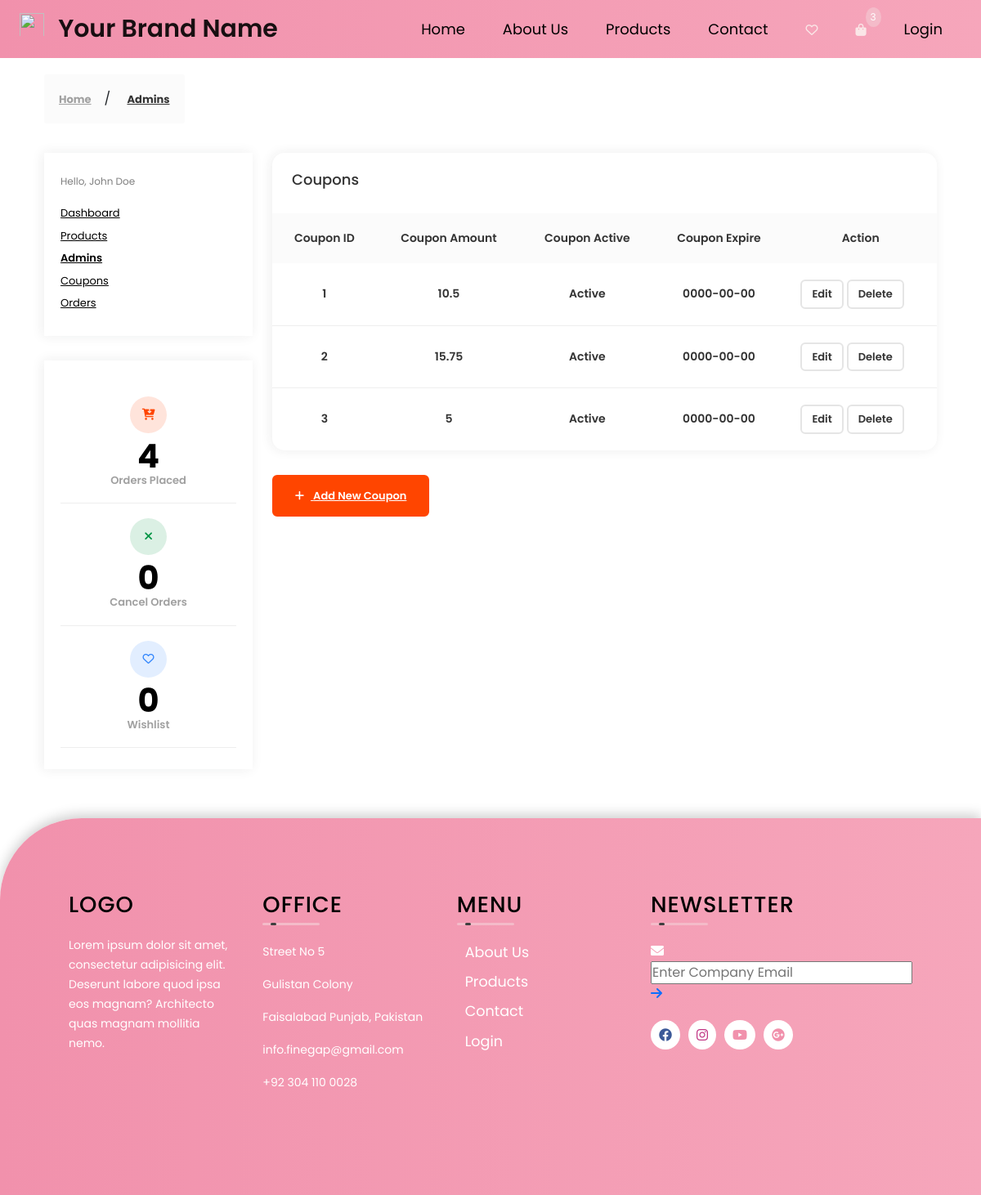
The app's page /dash-coupons.php with its own data.
### tables this page shows
CREATE TABLE IF NOT EXISTS `coupons` (
  `coupon_ID` int NOT NULL AUTO_INCREMENT,
  `coupon_amount` float NOT NULL,
  `coupon_value` varchar(5) NOT NULL,
  `coupon_expire` date NOT NULL,
  `created_at` timestamp NULL DEFAULT NULL,
  `updated_at` timestamp NULL DEFAULT NULL,
  PRIMARY KEY (`coupon_ID`)
);

### show_admin.php (called while the page is built, shortened)
<?php
class coupons {
  function showCoupons(){
    $dbInstance = Database::getInstance();
    $conn = $dbInstance->getConnection();
    $sql = "SELECT * FROM Coupons;";
    $start = $conn->query($sql);
    if ($start) {
        $row = $start->fetchAll(PDO::FETCH_ASSOC);
        return  $row;
    }else {
        echo "0 results";
   }
  }
}
?>

### dash-coupons.php (the view, shortened to what this page needs)
<!DOCTYPE html>
<html class="no-js" lang="en">
<head>
    <link rel="stylesheet" href="css/vendor.css">
    <link rel="stylesheet" href="css/utility.css">
    <link rel="stylesheet" href="new_css.css">
    <link rel="stylesheet" href="css/style.css">
    <link rel="stylesheet" href="css/app.css">
    <link href="https://cdn.jsdelivr.net/npm/bootstrap@5.3.3/dist/css/bootstrap.min.css" rel="stylesheet">
</head>
<body class="config">
    <div id="app">
        <?php include('navbar.php');?>
        <div class="app-content">
            <div class="u-s-p-y-20">
                <div class="section__content">
                    <div class="container">
                        <div class="breadcrumb">
                            <div class="breadcrumb__wrap">
                                <ul class="breadcrumb__list">
                                    <li class="has-separator">
                                        <a href="index.html">Home</a></li>
                                    <li class="is-marked">
                                        <a href="dash-address-book.php">Admins</a></li>
                                </ul>
                            </div>
                        </div>
                    </div>
                </div>
            </div>
            <div class="u-s-p-b-60">
                <div class="section__content">
                    <div class="dash">
                        <div class="container">
                            <div class="row">
                                <div class="col-lg-3 col-md-12">
                                    <?php
                                    include('dashboard_features.php');
                                    ?>
                                </div>
                                <div class="col-lg-9 col-md-12">
                                    <div class="dash__box dash__box--shadow dash__box--bg-white dash__box--radius u-s-m-b-30">
                                    <div class="dash__pad-2">
                                            <div class="dash__address-header">
                                                <h1 class="dash__h1">Coupons</h1>
                                            </div>
                                        </div>
                                        <div class="dash__table">
                                            <table class="dash__table">
                                                <thead>
                                                    <tr>
                                                        <th>Coupon ID</th>
                                                        <th>Coupon Amount</th>
                                                        <th>Coupon Active</th>
                                                        <th>Coupon Expire</th>
                                                        <th>Action</th>
                                                    </tr>
                                                </thead>
                                                <tbody>
                                                <?php
                                                include('show_admin.php');
                                                $coupons = new coupons();
                                                $coupons_row = $coupons->showCoupons();
                                                  foreach($coupons_row as $coupon){
                                                    echo "  <tr>
                                                         <form method='POST' action='dash-coupon-edit.php'>
                                                            <th>".$coupon['coupon_ID']."<input type='hidden' value='".$coupon['coupon_ID']."' name='coupon_ID''></th>
                                                            <th>".$coupon['coupon_amount']."<input type='hidden' value='".$coupon['coupon_amount']."' name='coupon_amount''></th>
                                                            <th>Active</th>
                                                            <th>".$coupon['coupon_expire']."<input type='hidden' value='".$coupon['coupon_expire']."' name='coupon_expire''></th>
                                                            <th style='display: flex;''>
                                                            <input type='hidden' value='".$coupon['coupon_ID']."' name='edit''>
                                                            <button type='submit' class='address-book-edit btn--e-transparent-platinum-b-2' style='margin-right:4px ;'>Edit</button></form>
                                                            <form method='POST' action='show_admin.php'>
                                                            <input type='hidden' value='".$coupon['coupon_ID']."' name='delete_coupon''>
                                                            <button type='submit' class='address-book-edit btn--e-transparent-platinum-b-2'>Delete</button></form></th>
                                                        </tr>";
                                                }
                                                ?>
                                                </tbody>
                                            </table>
                                        </div>
                                    </div>
                                    <div>
                                        <a class="dash__custom-link btn--e-brand-b-2" href="dash-coupon-add.php"><i class="fas fa-plus u-s-m-r-8"></i>
                                            <span>Add New Coupon</span></a></div>
                                </div>
                            </div>
                        </div>
                    </div>
                </div>
            </div>
        </div>
        <?php include('footer.php');?>
    </div>
</body>
</html>

### css/style.css (style rules this page uses)
:root { --color-1: #F191AC; --color-2: #F6A6BB; --color-3: #F4BBC9; --color-4: #FAE6E7; --color-5: #F7EEED; }
* { padding: 0; margin: 0; box-sizing: border-box; font-family: 'Poppins', sans-serif; }

### records on screen
coupons: coupon_ID "1", coupon_amount "10.5", coupon_expire "0000-00-00"
coupons: coupon_ID "2", coupon_amount "15.75", coupon_expire "0000-00-00"
coupons: coupon_ID "3", coupon_amount "5", coupon_expire "0000-00-00"
